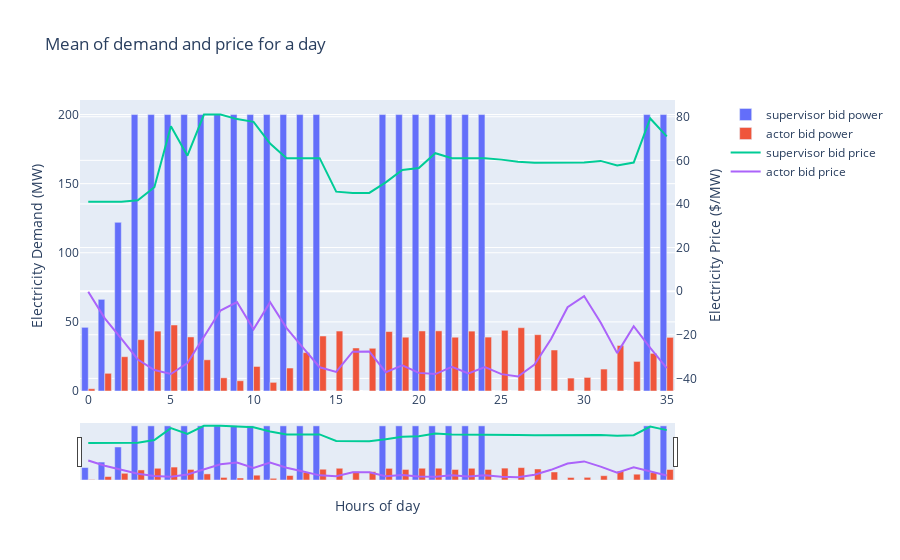

Write notebook code for a chart like this one.
### Code cell
fig = make_subplots(specs=[[{"secondary_y": True}]])
fig.add_trace(go.Bar(x=results['timestamp'].index, y=results['bid_fcas_power'], name='supervisor bid power'), secondary_y=False)
fig.add_trace(go.Bar(x=results['timestamp'].index, y=results['bid_fcas_actor_power'], name='actor bid power'), secondary_y=False)

fig.add_trace(go.Scatter(x=results['timestamp'].index, y=results['bid_fcas_price'], name='supervisor bid price'), secondary_y=True)
fig.add_trace(go.Scatter(x=results['timestamp'].index, y=results['bid_fcas_actor_price'], name='actor bid price'), secondary_y=True)


# Add figure title
fig.update_layout(
    title_text="Mean of demand and price for a day",
    xaxis_rangeslider_visible=True,
)

# Set x-axis title
fig.update_xaxes(title_text="Hours of day")

# Set y-axes titles
fig.update_yaxes(title_text="Electricity Demand (MW)", secondary_y=False)
fig.update_yaxes(title_text="Electricity Price ($/MW)", secondary_y=True)

fig.show()

### Figure 1 — Plotly figure (JSON) as saved in the notebook; plotly's stock layout.template omitted (floating-point values rounded to 4 significant figures)
{"data": [{"name": "supervisor bid power", "type": "bar", "x": [0, 1, 2, 3, 4, 5, 6, 7, 8, 9, 10, 11, 12, 13, 14, 15, 16, 17, 18, 19, 20, 21, 22, 23, 24, 25, 26, 27, 28, 29, 30, 31, 32, 33, 34, 35], "xaxis": "x", "y": [46.06, 66.31, 122.0, 200, 200, 200, 200, 200, 200, 200, 200, 200, 200, 200, 200, 2.813e-07, 2.027e-06, 2.88e-06, 200, 200, 200, 200, 200, 200, 200, 3.924e-07, 6.357e-08, 8.534e-07, 9.458e-08, 1.811e-07, 6.962e-08, 1.778e-08, 8.271e-07, 8.676e-09, 200, 200], "yaxis": "y"}, {"name": "actor bid power", "type": "bar", "x": [0, 1, 2, 3, 4, 5, 6, 7, 8, 9, 10, 11, 12, 13, 14, 15, 16, 17, 18, 19, 20, 21, 22, 23, 24, 25, 26, 27, 28, 29, 30, 31, 32, 33, 34, 35], "xaxis": "x", "y": [1.637, 12.79, 24.81, 37.15, 43.33, 47.74, 39.1, 22.57, 9.535, 7.424, 17.75, 6.258, 16.62, 27.79, 39.78, 43.37, 31.12, 30.91, 43.01, 38.91, 43.44, 43.51, 38.9, 43.32, 39.0, 43.91, 45.8, 40.74, 29.65, 9.343, 9.823, 15.87, 32.94, 21.41, 27.24, 38.8], "yaxis": "y"}, {"name": "supervisor bid price", "type": "scatter", "x": [0, 1, 2, 3, 4, 5, 6, 7, 8, 9, 10, 11, 12, 13, 14, 15, 16, 17, 18, 19, 20, 21, 22, 23, 24, 25, 26, 27, 28, 29, 30, 31, 32, 33, 34, 35], "xaxis": "x", "y": [41, 41, 41, 41.67, 47.67, 75.59, 62.14, 81, 81, 78.92, 77.67, 67.67, 61, 61, 61, 45.63, 45, 45.06, 49.88, 55.54, 56.44, 63.28, 61, 61, 61, 60.33, 59.33, 58.86, 59, 59, 59, 59.75, 57.63, 59, 79.2, 71], "yaxis": "y2"}, {"name": "actor bid price", "type": "scatter", "x": [0, 1, 2, 3, 4, 5, 6, 7, 8, 9, 10, 11, 12, 13, 14, 15, 16, 17, 18, 19, 20, 21, 22, 23, 24, 25, 26, 27, 28, 29, 30, 31, 32, 33, 34, 35], "xaxis": "x", "y": [-0.2928, -12.47, -21.79, -31.33, -36.19, -37.99, -33.0, -20.86, -8.879, -4.978, -17.52, -5.078, -16.92, -26.05, -34.89, -37.05, -27.77, -27.62, -37.15, -34.05, -37.47, -38.02, -34.73, -37.69, -34.78, -38.05, -39.11, -33.6, -21.94, -7.374, -2.243, -14.37, -28.41, -16.06, -26.03, -35.29], "yaxis": "y2"}], "layout": {"title": {"text": "Mean of demand and price for a day"}, "xaxis": {"anchor": "y", "domain": [0, 0.94], "rangeslider": {"visible": true}, "title": {"text": "Hours of day"}}, "yaxis": {"anchor": "x", "domain": [0, 1], "title": {"text": "Electricity Demand (MW)"}}, "yaxis2": {"anchor": "x", "overlaying": "y", "side": "right", "title": {"text": "Electricity Price ($/MW)"}}}}
